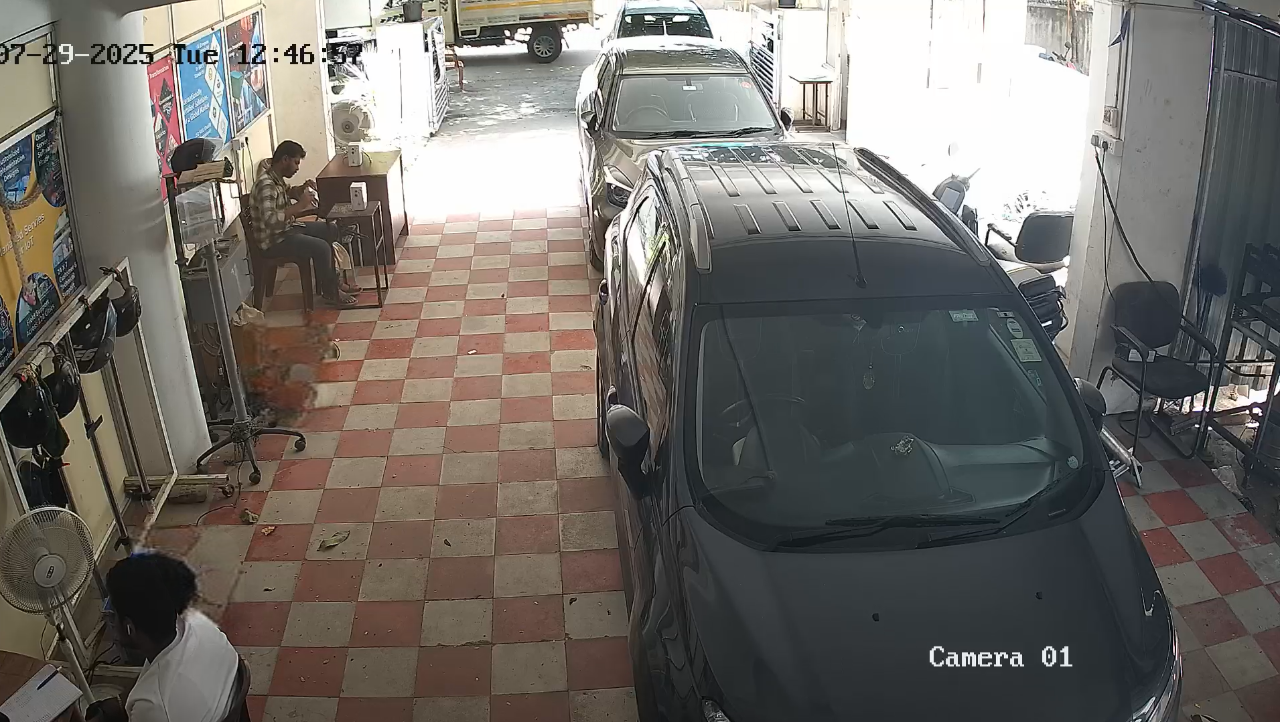
#> input picture office/Kriti/first_image.png, 1280 x 722 px, found by its file name
$ python abounded2.py
#> lines starting #> are read from the running program, lines starting #| are printed output that depends on the picture; after the words box and inside, x2 and y2 are one past the last pixel; in counts of white or black regions, pixels touching at a corner belong together
import cv2
import numpy as np

# === CONFIG ===
background_image_path = r"D:\coding\office\Kriti\first_image.png"
video_path = r"D:\coding\office\Kriti\front_kriti.mp4"
output_video_path = r"D:\coding\office\Kriti\output_result.mp4"
resize_dim = (1280, 720)
min_persistence_frames = 230  # ~5 seconds if 30 FPS

# === LOAD BACKGROUND ===
background = cv2.imread(background_image_path)
#> background is the input picture: shape (722, 1280, 3); mean B, G, R 103.6, 108.5, 112.5
if background is None:
    print("❌ Error: Could not load background image.")
    exit()
background = cv2.resize(background, resize_dim)
#> background: shape (720, 1280, 3)
gray_bg = cv2.cvtColor(background, cv2.COLOR_BGR2GRAY)
gray_bg = cv2.GaussianBlur(gray_bg, (21, 21), 0)

# === VIDEO SETUP ===
cap = cv2.VideoCapture(video_path)
if not cap.isOpened():
    print("❌ Error: Could not open video.")
    exit()

fourcc = cv2.VideoWriter_fourcc(*'mp4v')
fps = int(cap.get(cv2.CAP_PROP_FPS))
out = cv2.VideoWriter(output_video_path, fourcc, fps, resize_dim)

# === TRACKING STORAGE ===
object_tracker = {}  # key = object ID, value = [x, y, w, h, frame_count]
next_object_id = 0

def get_iou(box1, box2):
    x1, y1, w1, h1 = box1
    x2, y2, w2, h2 = box2
    xi1 = max(x1, x2)
    yi1 = max(y1, y2)
    xi2 = min(x1 + w1, x2 + w2)
    yi2 = min(y1 + h1, y2 + h2)
    inter_area = max(0, xi2 - xi1) * max(0, yi2 - yi1)
    box1_area = w1 * h1
    box2_area = w2 * h2
    union_area = box1_area + box2_area - inter_area
    return inter_area / union_area if union_area != 0 else 0

# === PROCESS EACH FRAME ===
frame_index = 0
while True:
    ret, frame = cap.read()
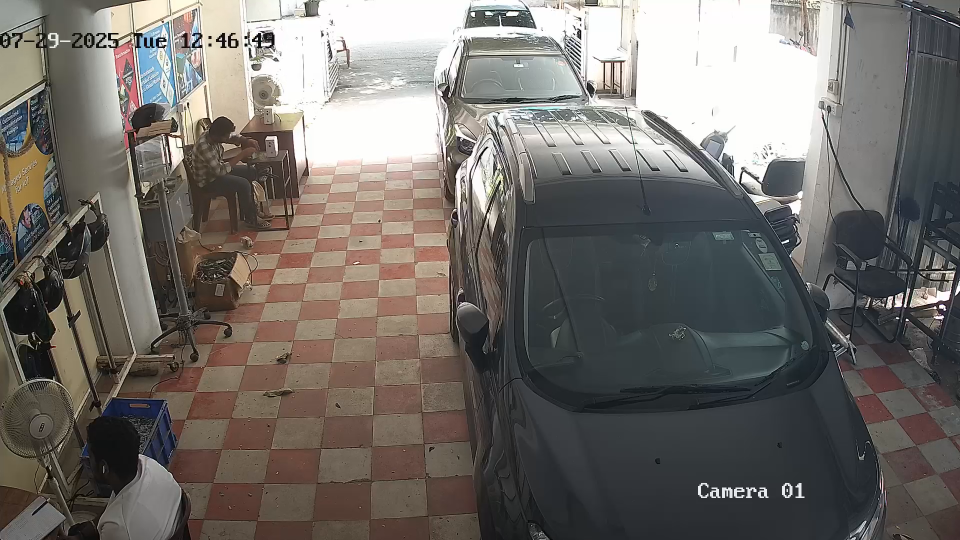
#> input picture frame 35 of office/Kriti/front_kriti.mp4, 1920 x 1080 px (shown at 1/2 size)
#> frame is the input picture: shape (1080, 1920, 3); mean B, G, R 105.2, 109.7, 114.1
    if not ret:
        break
    frame_index += 1
    frame = cv2.resize(frame, resize_dim)
#> frame: shape (720, 1280, 3)
    gray = cv2.cvtColor(frame, cv2.COLOR_BGR2GRAY)
    gray = cv2.GaussianBlur(gray, (21, 21), 0)
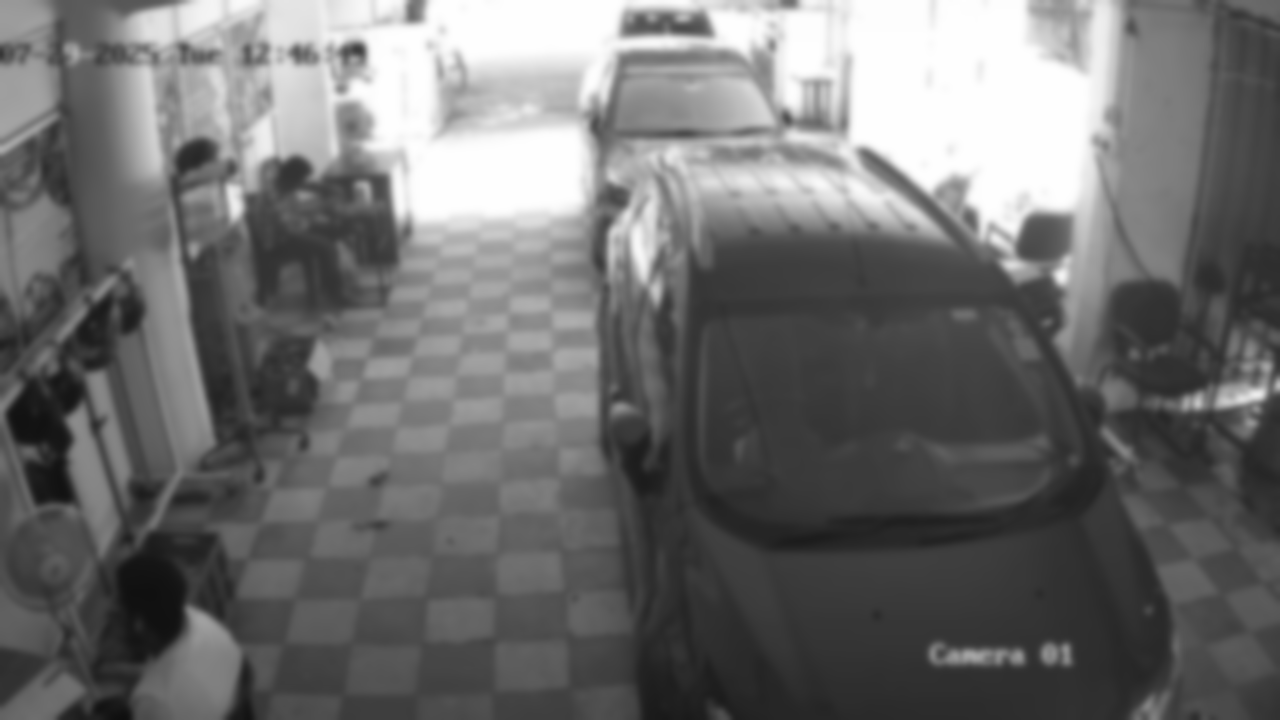
#> gray: shape (720, 1280); min 14, max 254, mean 110.5

    diff = cv2.absdiff(gray_bg, gray)
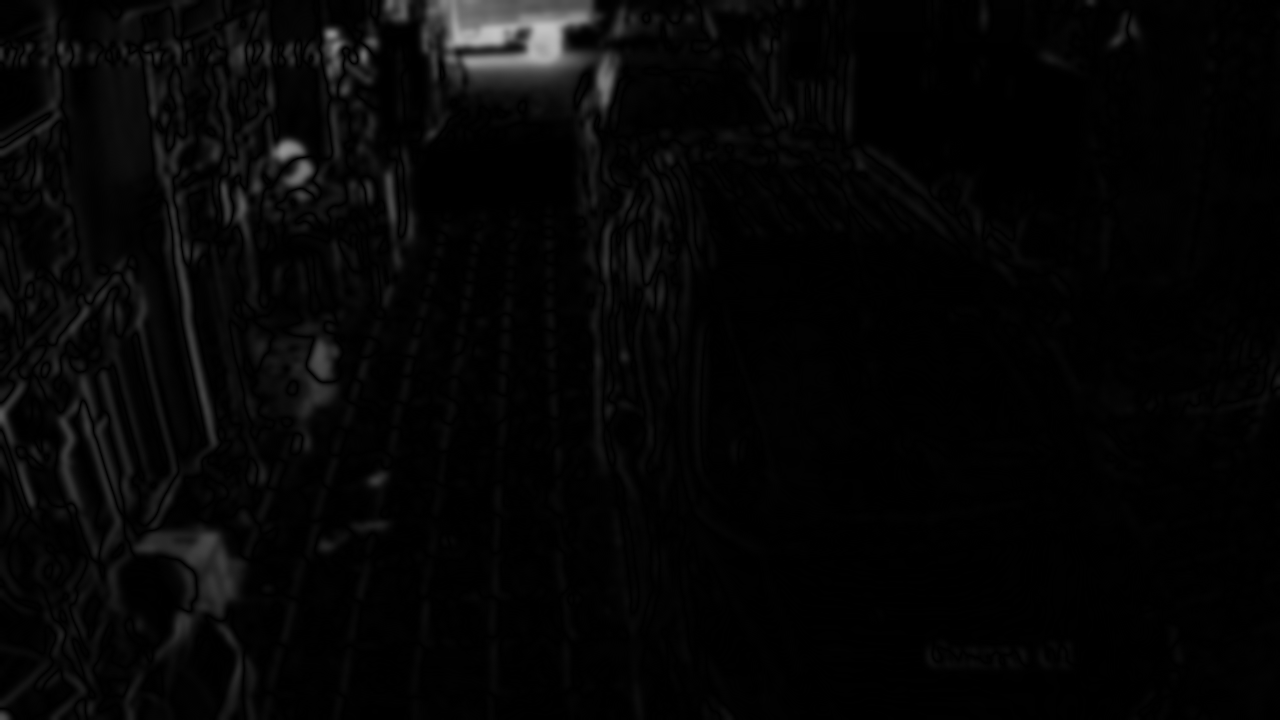
#> diff: shape (720, 1280); min 0, max 195, mean 5.8
    _, mask = cv2.threshold(diff, 30, 255, cv2.THRESH_BINARY)
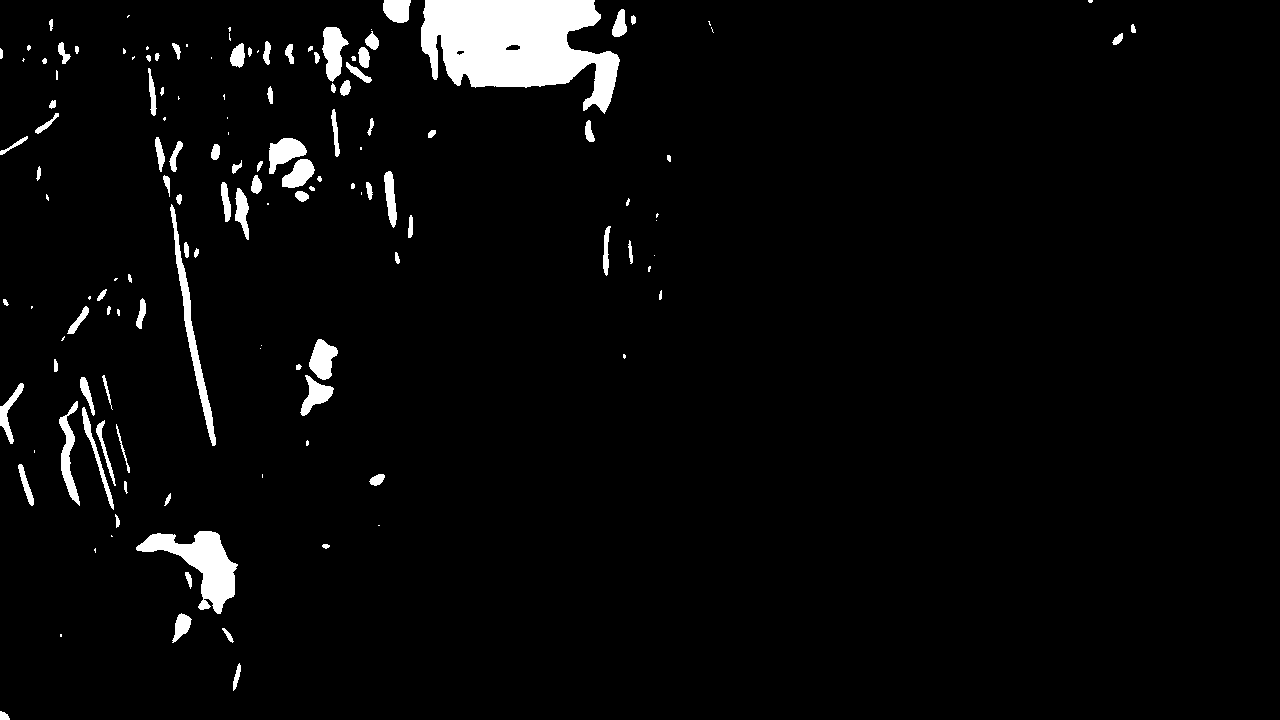
#> mask: shape (720, 1280); 3.7% white; 139 white regions (44 under 20 px), largest, box (x1, y1, x2, y2) and area: (421, 0, 620, 114) 14267, (136, 531, 238, 614) 3289, (170, 204, 216, 446) 1599

    kernel = cv2.getStructuringElement(cv2.MORPH_RECT, (5, 5))
    mask = cv2.morphologyEx(mask, cv2.MORPH_OPEN, kernel, iterations=2)
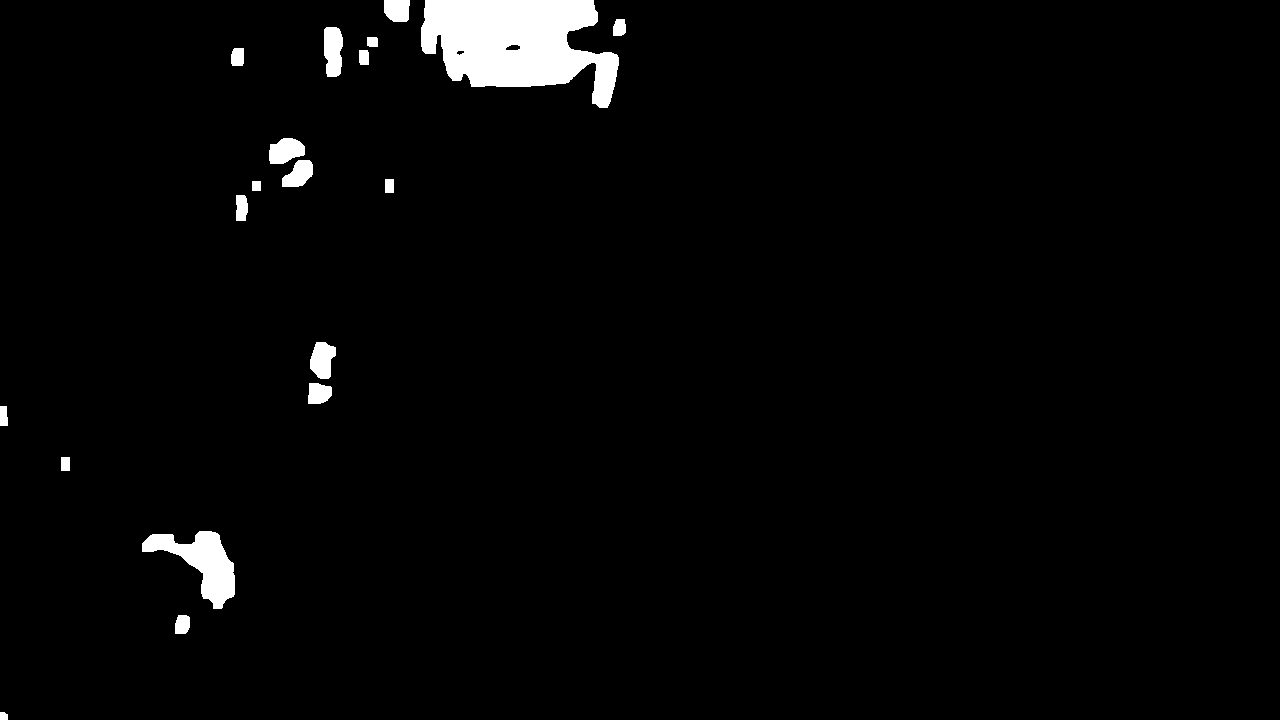
#> mask: shape (720, 1280); 2.4% white; 19 white regions, largest, box (x1, y1, x2, y2) and area: (421, 0, 619, 108) 13897, (142, 531, 235, 609) 3100, (324, 27, 343, 77) 812
    mask = cv2.morphologyEx(mask, cv2.MORPH_CLOSE, kernel, iterations=2)
#> mask: shape (720, 1280); 2.5% white; 16 white regions

    contours, _ = cv2.findContours(mask.copy(), cv2.RETR_EXTERNAL, cv2.CHAIN_APPROX_SIMPLE)
#> contours = 16 contours; largest, box (x1, y1, x2, y2) and area: (421, 0, 619, 108) 13826, (142, 531, 235, 609) 2972, (269, 138, 313, 187) 1300, (308, 342, 336, 404) 1136, (324, 27, 343, 77) 772

    matched_ids = set()
    for cnt in contours:
        if cv2.contourArea(cnt) < 400:
            continue
        x, y, w, h = cv2.boundingRect(cnt)
        matched = False

        for object_id, data in object_tracker.items():
            old_x, old_y, old_w, old_h, count = data
            iou = get_iou((x, y, w, h), (old_x, old_y, old_w, old_h))
            if iou > 0.5:
                object_tracker[object_id] = [x, y, w, h, count + 1]
                matched_ids.add(object_id)
                matched = True
                break

        if not matched:
            object_tracker[next_object_id] = [x, y, w, h, 1]
            matched_ids.add(next_object_id)
            next_object_id += 1
#> this loop made 16 passes
#> (x, y, w, h) on passes 6, 10, 13, 15, 16: (308, 342, 28, 62), (269, 138, 44, 49), (324, 27, 19, 50), (421, 0, 198, 108), (384, 0, 26, 22)
#> (x, y, w, h) on pass 3: (142, 531, 93, 78)
#> after the loop, matched_ids = 6 items; next_object_id = 6; object_tracker = {0: [142, 531, 93, 78, 1], 1: [308, 342, 28, 62, 1], 2: [269, 138, 44, 49, 1], 3: [324, 27, 19, 50, 1], 4: [421, 0, 198, 108, 1], 5: [384, 0, 26, 22, 1]}

    object_tracker = {obj_id: data for obj_id, data in object_tracker.items() if obj_id in matched_ids}

    # === DRAW DETECTIONS ===
    persistent_detected = False
    persistent_count = 0
    for obj_id, (x, y, w, h, count) in object_tracker.items():
        if count >= min_persistence_frames:
            persistent_detected = True
            persistent_count += 1

            # Draw bounding box
            cv2.rectangle(frame, (x, y), (x + w, y + h), (0, 0, 255), 2)

            # Put "Unattended Object" label above the bounding box
            label = "Unattended Object"
            font = cv2.FONT_HERSHEY_SIMPLEX
            font_scale = 0.6
            thickness = 2
            label_size, _ = cv2.getTextSize(label, font, font_scale, thickness)
            label_w, label_h = label_size
            cv2.rectangle(frame, (x, y - label_h - 6), (x + label_w + 6, y), (0, 0, 255), -1)
            cv2.putText(frame, label, (x + 3, y - 5), font, font_scale, (255, 255, 255), thickness)
#> this loop made 6 passes
#> (x, y, w, h) on passes 1 to 6: (142, 531, 93, 78), (308, 342, 28, 62), (269, 138, 44, 49), (324, 27, 19, 50), (421, 0, 198, 108), (384, 0, 26, 22)
#> after the loop, persistent_count = 0

    # === DISPLAY COUNT ===
    if persistent_detected:
        count_text = f"Detected: {persistent_count}"
        font = cv2.FONT_HERSHEY_SIMPLEX
        font_scale = 0.8
        font_thickness = 2
        text_size, _ = cv2.getTextSize(count_text, font, font_scale, font_thickness)
        text_w, text_h = text_size

        cv2.rectangle(frame, (10, 10), (10 + text_w + 10, 10 + text_h + 10), (0, 0, 255), -1)
        cv2.putText(frame, count_text, (15, 10 + text_h), font, font_scale, (255, 255, 255), font_thickness)

    # === DISPLAY ===
    cv2.imshow("Detection", frame)
    cv2.imshow("Background (Reference)", background)
    foreground = cv2.bitwise_and(frame, frame, mask=mask)
    cv2.imshow("Foreground (Detected Changes)", foreground)

    out.write(frame)
    if cv2.waitKey(1) & 0xFF == ord('q'):
#> (key q is pressed here)
        break

# === CLEANUP ===
cap.release()
out.release()
cv2.destroyAllWindows()
print("✅ Saved abandoned-object detection video:", output_video_path)
